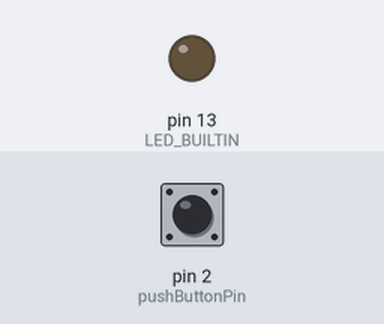
This sketch was run on a simulated Arduino Uno, built with avr-gcc and run on an emulated ATmega328P. Shown: output pins drawn as LEDs (lit = HIGH). The test bench sets the inputs (shaded band); at power-on: pin 2 (pushButtonPin) LOW.

Above: at 1.2 s.
1.3 s: pin 2 (pushButtonPin) pulled HIGH for 0.15 s
At 2.1 s:
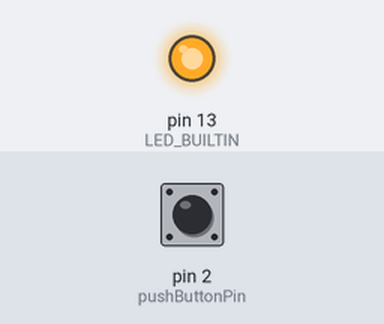
3.0 s: pin 2 (pushButtonPin) pulled HIGH for 1 s
At 5.2 s:
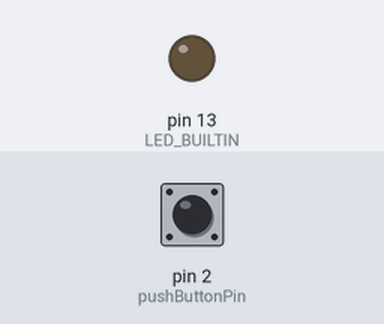
5.5 s: pin 2 (pushButtonPin) pulled HIGH for 3.2 s
At 10.0 s:
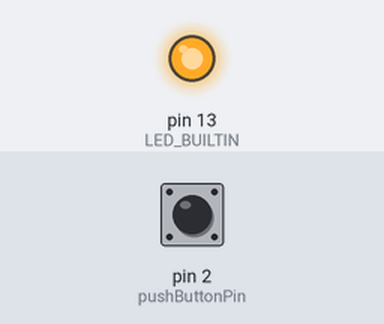
Timing chart, 0 to 11.5 s (numbered marks = the images above; inputs shaded):
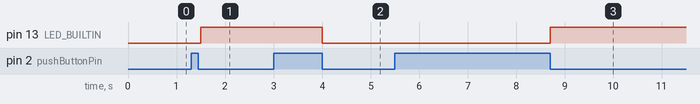

The sketch:

push-button-toggle-with-interrupts-and-debouncing.ino
```cpp
/*
 * PUSH BUTTON TOGGLE WITH INTERRUPTS AND DEBOUNCING
 * =================================================
 * TLDR: this is the most efficient way to handle buttons.
 *  However Arduino Uno has onl2 2 PINs that support interrupts.
 *
 * Note: do not use interrupts without debouncing. The main goal of using interrupts
 *  is to avoid polling and so doing less waste work. But interrupts are duped
 *  for the same event, due to the fact that the physical transition of the button
 *  from HIGH to LOW (and viceversa) takes time and it produces dupes interrupts.
 *  So you need debouncing.
 * Note: push buttons are momentary switches.
 * Note: with a pull-down resistor which is not the smartest choice.
 *
 * PROS
 * ----
 * - The most efficient way to handle buttons.
 * CONS
 * ----
 * - Arduino UNO R4 has only 2 PINs that support interrupts, see: https://docs.arduino.cc/language-reference/en/functions/external-interrupts/attachInterrupt/
 *
 * Docs:
 *  - https://projecthub.arduino.cc/ronbentley1/button-switch-using-an-external-interrupt-16d57f
 */

const int pushButtonPin = 2;

volatile bool isInterruptPending = false;
bool isLedOn = false;
bool isSetupComplete = false;
bool isTogglePending = false;
unsigned long tooglePendingTs;
// The debounce time; increase if the output flickers.
// Set this to 500 for testing to maximize the debounce effect.
const unsigned debounceDelay = 50;

void setup() {
  Serial.begin(57600);
  pinMode(pushButtonPin, INPUT);
  // Declare the integrated LED as output;
  pinMode(LED_BUILTIN, OUTPUT);

  // Docs: https://docs.arduino.cc/language-reference/en/functions/external-interrupts/attachInterrupt/
  attachInterrupt(digitalPinToInterrupt(pushButtonPin),
                  interruptHandler,
                  RISING);  // RISING = when pressed.
  isSetupComplete = true;
}

void interruptHandler() {
  if (isSetupComplete && !isInterruptPending && digitalRead(pushButtonPin)) {
    isInterruptPending = true;
  }
}

bool isButtonTriggered() {
  if (isInterruptPending) {
    bool isPressed = digitalRead(pushButtonPin);
    if (isPressed) {
      isTogglePending = true;
      tooglePendingTs = millis();
    }
    if (isTogglePending && !isPressed) {
      if (millis() - tooglePendingTs >= debounceDelay) {
        isTogglePending = false;
        isInterruptPending = false;
        return true;
      }
    }
  }
  return false;
}

void loop() {
  if (isButtonTriggered()) {
    isLedOn = !isLedOn;
    digitalWrite(LED_BUILTIN, isLedOn);
  }

  // A delay of 90-100 is ok if the button is not meant to be pressed fastly.
  // Otherwise a lower value, like 50.
  delay(100);
}
```

Measured:
- after the input at 1.3 s, pin 13 (LED_BUILTIN): LOW → HIGH after 0.20 s
- after the input at 3.0 s, pin 13 (LED_BUILTIN): HIGH → LOW after 1.0 s
- after the input at 5.5 s, pin 13 (LED_BUILTIN): LOW → HIGH after 3.2 s
